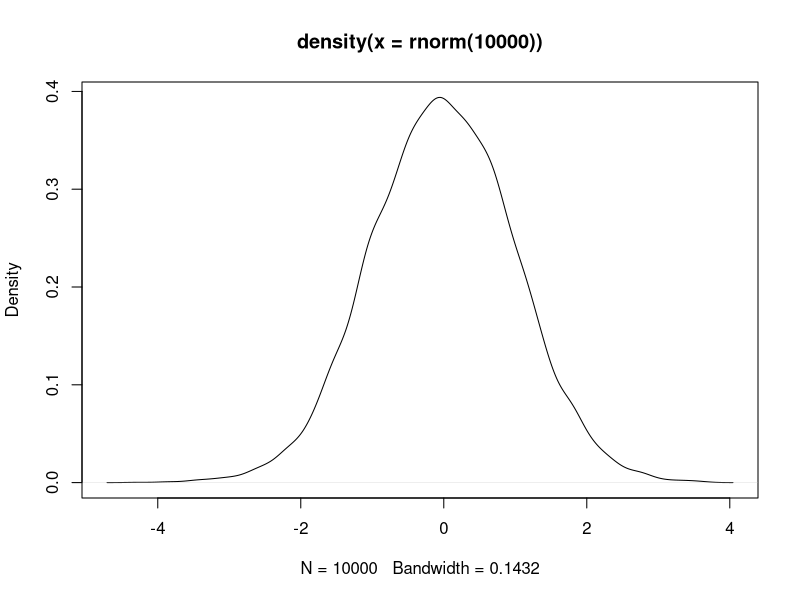

Write the R code that produced this figure.
## ---- chunk 1
plot(density(rnorm(10000)))
